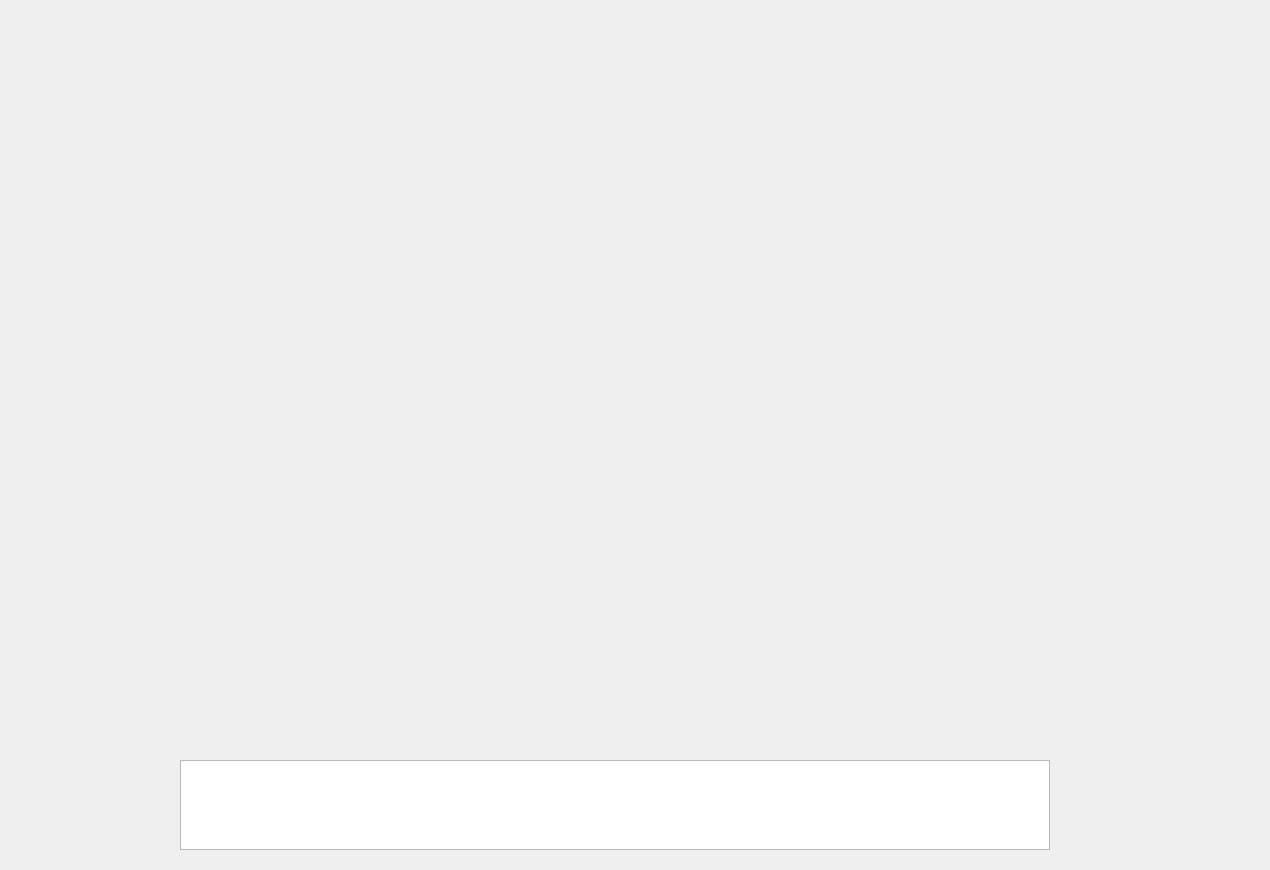
<?xml version="1.0" encoding="UTF-8"?>
<ui version="4.0">
 <class>brainGraph_Form</class>
 <widget class="QWidget" name="brainGraph_Form">
  <property name="geometry">
   <rect>
    <x>0</x>
    <y>0</y>
    <width>1270</width>
    <height>870</height>
   </rect>
  </property>
  <property name="windowTitle">
   <string>Form</string>
  </property>
  <widget class="QTextEdit" name="textEdit">
   <property name="geometry">
    <rect>
     <x>180</x>
     <y>760</y>
     <width>870</width>
     <height>90</height>
    </rect>
   </property>
  </widget>
  <widget class="QWidget" name="widget" native="true">
   <property name="geometry">
    <rect>
     <x>85</x>
     <y>20</y>
     <width>1100</width>
     <height>700</height>
    </rect>
   </property>
  </widget>
 </widget>
 <resources/>
 <connections/>
</ui>
